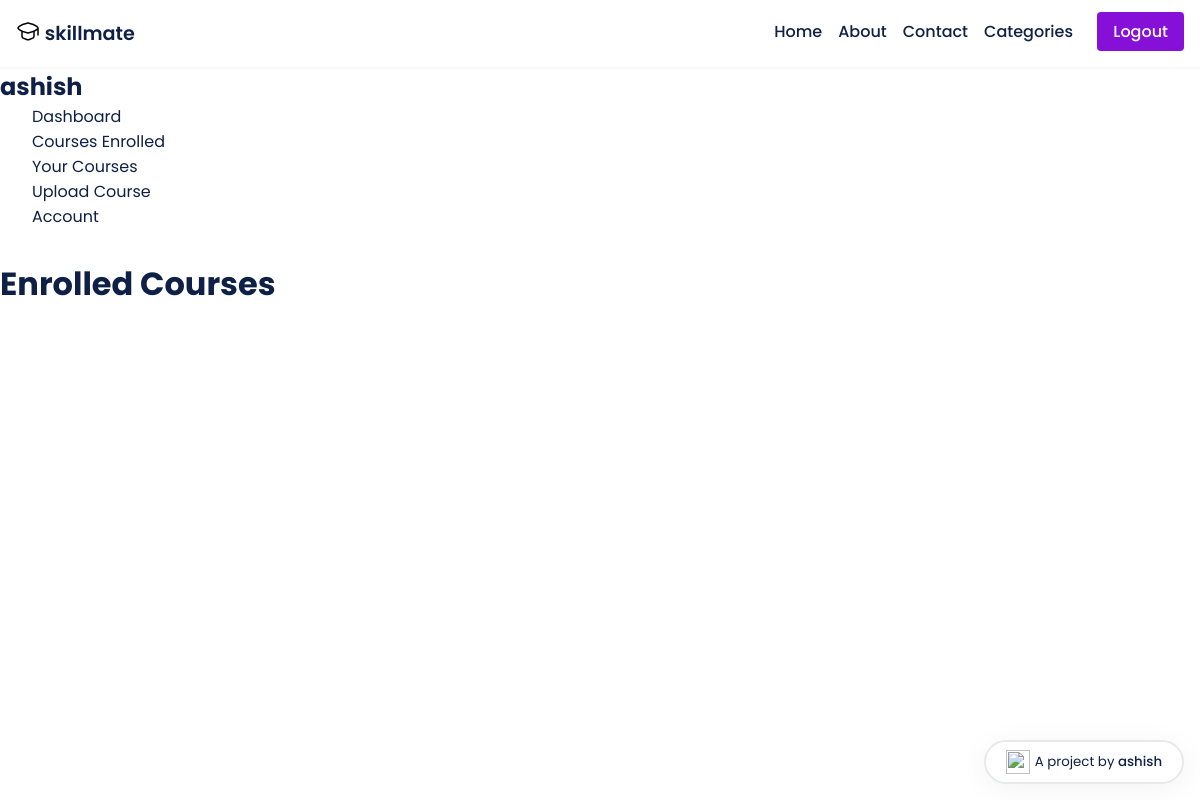
The app's page /dashboard/courses-enrolled/ (signed in), older data.
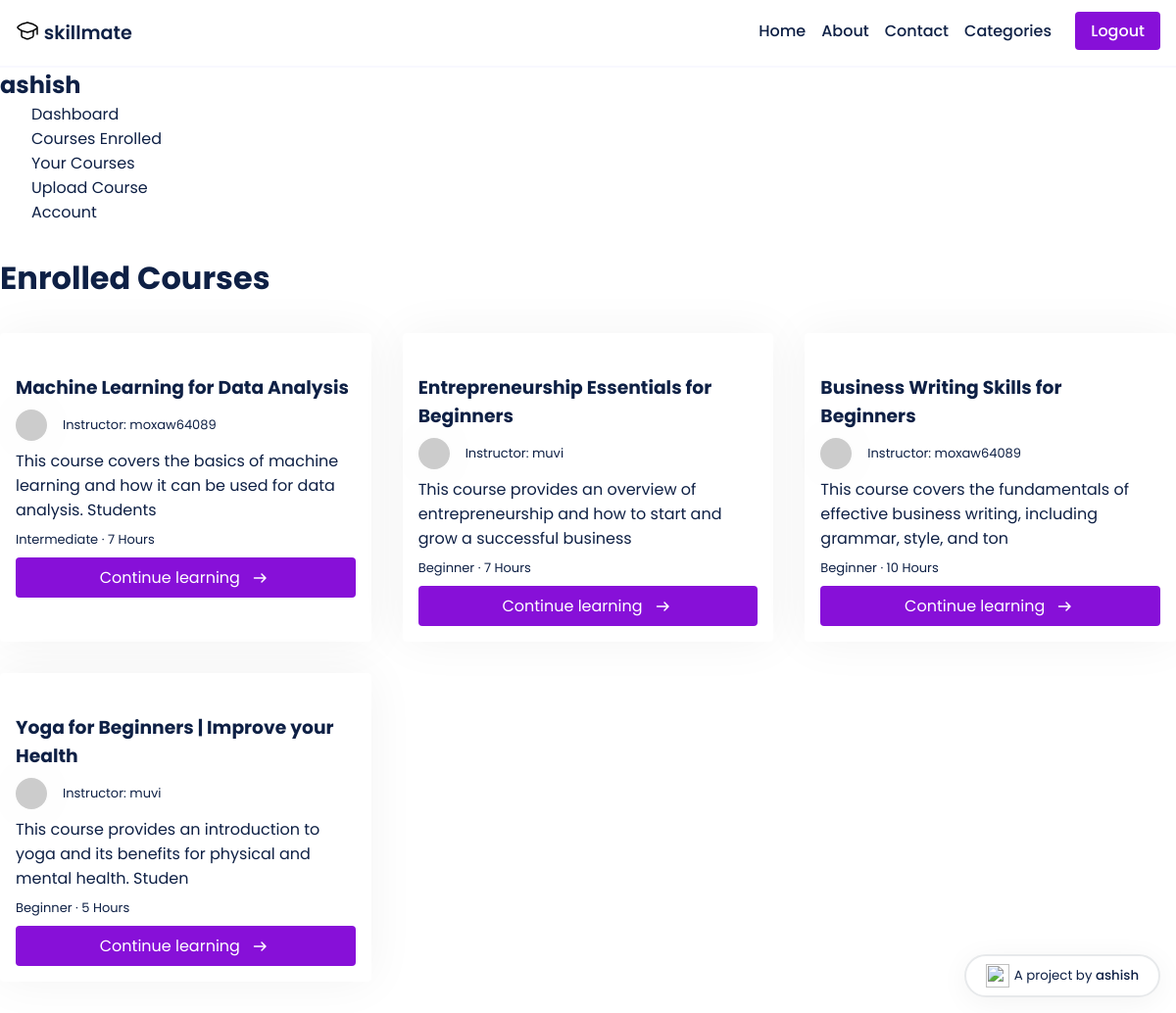
The same page, newer data.
### main/models.py (models this page shows, shortened)
class Course(models.Model):
    LEVEL_CHOICES = [
        ('Beginner', 'Beginner'),
        ('Intermediate', 'Intermediate'),
        ('Advanced', 'Advanced')
    ]
    id = models.AutoField(primary_key=True)
    title = models.CharField(max_length=255)
    slug = models.SlugField(unique=True)
    description = models.TextField()
    thumbnail = CloudinaryField('thumbnail')
    featured_video = CloudinaryField('featured_video')
    instructor = models.ForeignKey(User, on_delete=models.CASCADE, related_name='courses', default=None)
    created_at = models.DateTimeField(auto_now_add=True)
    updated_at = models.DateTimeField(auto_now=True)
    level = models.CharField(max_length=20, choices=LEVEL_CHOICES, default='Beginner')
    duration = models.CharField(max_length=10, default='0')
    category = models.CharField(max_length=255, default="uncategorized")
    price = models.DecimalField(max_digits=8, decimal_places=2, default=0.00)
    discount = models.DecimalField(max_digits=5, decimal_places=2, default=0.00)
    requirements = models.TextField(help_text='Enter the requirements for the course, separated by a comma.', default='')
    content = models.TextField(help_text='Enter the course content, separated by a comma.', default='')
    lesson_title = models.CharField(max_length=255, default='Lesson')
    lesson_video = CloudinaryField('lesson_video', null=True)
    students = models.ManyToManyField(User, related_name='enrolled_courses', blank=True)

### main/views.py (the view)
# urls.py: path('dashboard/courses-enrolled/', views.courses_enrolled, name='courses-enrolled'),
def courses_enrolled(request):
    user = request.user
    courses = Course.objects.filter(students=user)
    context = {
        'courses': courses
    }
    return render(request, 'dashboard/courses-enrolled.html', context)

### templates/dashboard/courses-enrolled.html (shortened to what this page needs)
{% extends 'dashboard-base.html' %}
{% load static %}
{% load account %}
{% block content %}
<h1>Enrolled Courses</h1>
        <div style='margin-bottom: -1rem;' class="courses">
            {% for course in courses %}
    <div class="course">
        <div class="course-thumbnail">
        </div>
        <div class="course-details">
            <a href="{% url 'course_details' instructor=course.instructor slug=course.slug %}"><h3>{{ course.title|slice:":80" }}</h3></a>
            <p style="display: inline-flex; column-gap: 1rem; justify-content: center; align-items: center;" class="instructor">
                <img class="instructor-img" src="https://api.dicebear.com/5.x/shapes/svg?seed={{ course.instructor }}">
                Instructor: {{ course.instructor }}
            </p>
            <p class="course-desc">{{ course.description|slice:":100" }}</p>
            <p class="course-lvl-time">
                {{ course.level }} &middot; {{ course.duration }} Hours
            </p>
            <a style='display: flex; column-gap: .5rem; justify-content: center; align-items: center;' href="{% url 'course_details' instructor=course.instructor slug=course.slug %}" class="btn enroll-btn">
                Continue learning
            </a>
        </div>
    </div>
    {% endfor %}
        </div>
{% endblock content %}

Row changes from the older to the newer data that the page shows:
added Course: title "Machine Learning for Data Analysis", instructor "moxaw64089", description "This course covers the basics of machine learning and how it can be used for data analysis. Students", level "Intermediate", duration "7"
added Course: title "Entrepreneurship Essentials for Beginners", instructor "muvi", description "This course provides an overview of entrepreneurship and how to start and grow a successful business", level "Beginner", duration "7"
added Course: title "Business Writing Skills for Beginners", instructor "moxaw64089", description "This course covers the fundamentals of effective business writing, including grammar, style, and ton", level "Beginner", duration "10"
added Course: title "Yoga for Beginners | Improve your Health", instructor "muvi", description "This course provides an introduction to yoga and its benefits for physical and mental health. Studen", level "Beginner", duration "5"
